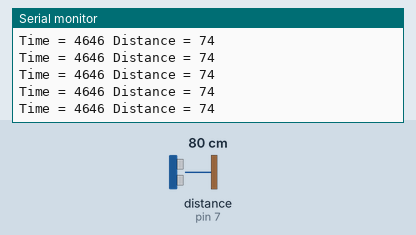
Recording of a sketch running on a simulated Arduino Uno, built with avr-gcc and run on an emulated ATmega328P. Parts: the last lines printed to the serial monitor. Wiring (inferred from the names in the program): ultrasonic range finder: trigger A0; echo pin 7. Inputs (shaded band) come from the test bench; at power-on: distance to the obstacle (sensor on pin 7) 80 cm. The echo pulse lasts 58.3 µs per cm.

Above: at 1.2 s.
1.3 s: distance to the obstacle (sensor on pin 7) set to 2 cm
At 2.1 s:
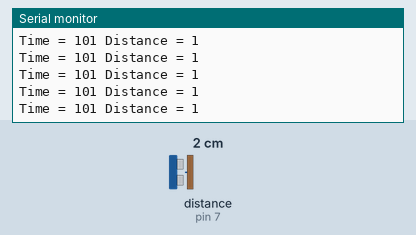
4.3 s: distance to the obstacle (sensor on pin 7) set to 18 cm
At 5.3 s:
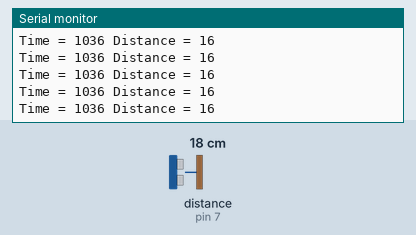
Timing chart, 0 to 6.3 s (numbered marks = the images above; inputs shaded):
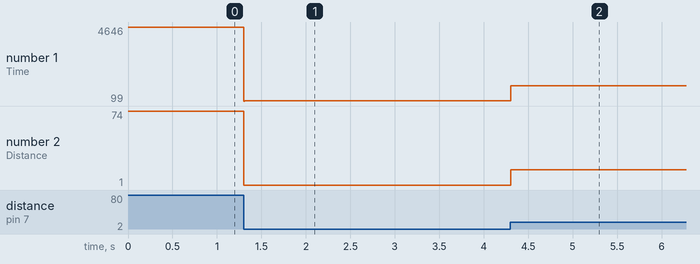

Measured:
- after the input at 1.3 s, the serial monitor: prints a new line at once (image 1)
- after the input at 4.3 s, the serial monitor: prints a new line at once (image 2)
- plotted number 1: 4646 → 101 after the input at 1.3 s, 101 → 1036 after the input at 4.3 s
- plotted number 2: 74 → 1 after the input at 1.3 s, 1 → 16 after the input at 4.3 s

The sketch:

ultrasonic_test.ino
```cpp
//Code uses the ultrasonic to determine distance
//Created by Brandon
//Date: 06/12/2017

//defines the pins
const byte trigger = A0;
const byte echo = 7;

//sets up serial communications and sets up the pins as input and output
void setup() {
  Serial.begin(115200);
  pinMode(trigger, OUTPUT);
  pinMode(echo, INPUT);
}

//code to get the distance and print it to the screen, will eventually be made into a function
void loop() {
  digitalWrite(trigger, HIGH);
  delayMicroseconds(10);
  digitalWrite(trigger, LOW);
  int time = pulseIn(echo, HIGH);
  int distance = (1.595744680851064 * time) / 100;
  Serial.print("Time = ");
  Serial.print(time);
  Serial.print(" Distance = ");
  Serial.println(distance);
}
```
